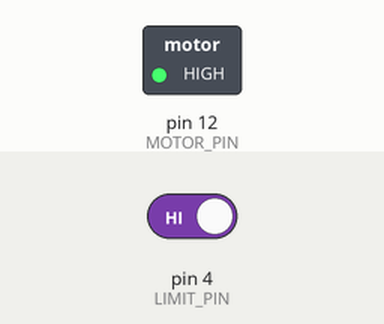
Simulated run of this sketch. Board: Arduino Uno, built with avr-gcc and run on an emulated ATmega328P. Parts: switched loads named in the sketch (green lamp = pin HIGH). The test bench sets the inputs (shaded band); at power-on: pin 4 (LIMIT_PIN) HIGH.

Above: at 1.2 s.
1.3 s: pin 4 (LIMIT_PIN) driven LOW
At 2.5 s:
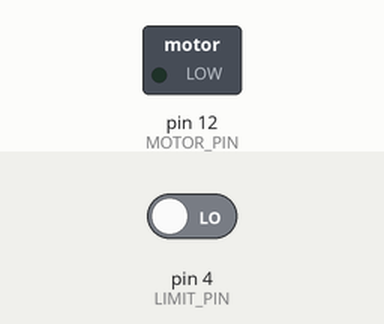
2.8 s: pin 4 (LIMIT_PIN) driven HIGH
At 3.7 s:
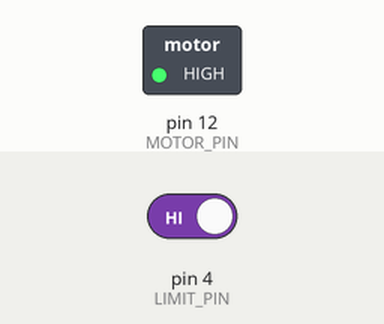
Timing chart, 0 to 5.8 s (numbered marks = the images above; inputs shaded):
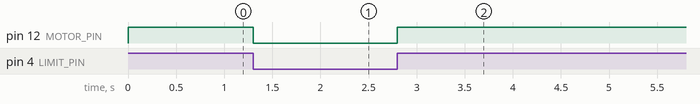

The sketch:

gripper.ino
```cpp
const int MOTOR_PIN = 12;
const int LIMIT_PIN = 4;

void setup() {
  pinMode(MOTOR_PIN, OUTPUT);
  pinMode(LIMIT_PIN, INPUT_PULLUP);
}

void loop() {
  const bool closed = digitalRead(LIMIT_PIN) == LOW;
  digitalWrite(MOTOR_PIN, closed ? LOW : HIGH);
}
```

Measured:
- after the input at 1.3 s, pin 12 (MOTOR_PIN): HIGH → LOW at once
- after the input at 2.8 s, pin 12 (MOTOR_PIN): LOW → HIGH at once
